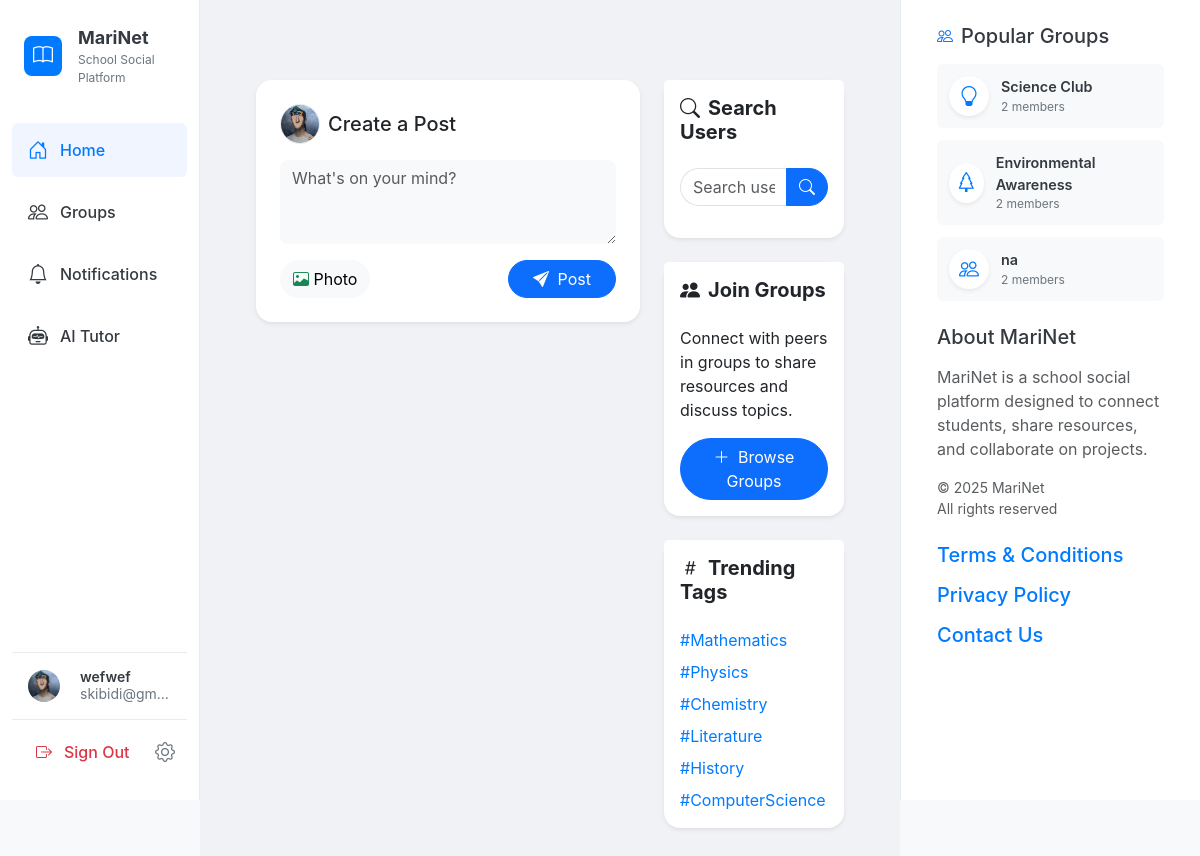
/feed (signed in), run on the app's committed database.
### app.py (models this page shows, shortened)
class User(db.Model, UserMixin):
    id = db.Column(db.String(36), primary_key=True, default=lambda: str(uuid.uuid4()))
    username = db.Column(db.String(80), unique=True, nullable=False)
    email = db.Column(db.String(120), unique=True, nullable=False)
    password = db.Column(db.String(200), nullable=False)
    avatar_url = db.Column(db.String(500), nullable=True, default='/static/default_avatar.jpg')
    bio = db.Column(db.Text, nullable=True)
    created_at = db.Column(db.DateTime, default=get_est_time)
    posts = db.relationship('Post', backref='user', lazy=True)
    group_posts = db.relationship('GroupPost', backref='user', lazy=True)
    groups = db.relationship('Group', secondary=group_members, backref=db.backref('members', lazy='dynamic'))

class Group(db.Model):
    id = db.Column(db.String(36), primary_key=True, default=lambda: str(uuid.uuid4()))
    name = db.Column(db.String(100), nullable=False)
    description = db.Column(db.Text, nullable=True)
    icon = db.Column(db.String(50), nullable=False, default='people')
    created_at = db.Column(db.DateTime, default=get_est_time)
    created_by = db.Column(db.String(36), db.ForeignKey('user.id'), nullable=False)
    posts = db.relationship('GroupPost', backref='group', lazy=True)
    @property
    def members_count(self):
        return self.members.count()

### routes.py (the view)
@app.route('/feed')
def feed():
    posts = Post.query.order_by(Post.created_at.desc()).all()
    return render_template('feed.html', posts=posts)

### templates/feed.html (shortened to what this page needs)
{% extends "base.html" %}
{% block content %}
<div class="container py-4">
    <div class="row g-4">
        <div class="col-lg-8">
            {% if current_user.is_authenticated %}
            <div class="card mb-4 border-0 rounded-4 shadow-sm">
                <div class="card-body p-4">
                    <div class="d-flex align-items-center mb-3">
                        <img src="{{ current_user.avatar_url }}" alt="{{ current_user.username }}" class="avatar me-2">
                        <h5 class="card-title mb-0">Create a Post</h5>
                    </div>
                    <form action="{{ url_for('create_post') }}" method="post" enctype="multipart/form-data">
                        <div class="mb-3">
                            <textarea class="form-control border-0 bg-light rounded-3" id="content" name="content" rows="3" placeholder="What's on your mind?"></textarea>
                        </div>
                        <div class="d-flex justify-content-between align-items-center">
                            <div class="post-options">
                                <label for="image" class="btn btn-light rounded-pill me-2">
                                    <i class="bi bi-image text-success"></i> Photo
                                </label>
                            </div>
                            <button type="submit" class="btn btn-primary rounded-pill px-4">
                                <i class="bi bi-send-fill me-1"></i> Post
                            </button>
                        </div>
                    </form>
                </div>
            </div>
            {% endif %}
        </div>
        <div class="col-lg-4">
            <div class="card mb-4 border-0 rounded-4 shadow-sm sticky-top" style="top: 1rem; z-index: 100;">
                <div class="card-header bg-white border-0 pt-3">
                    <h5 class="mb-0 fw-bold"><i class="bi bi-search me-2"></i>Search Users</h5>
                </div>
                <div class="card-body">
                    <div class="input-group">
                        <input type="text" class="form-control rounded-start-pill border-end-0" id="userSearch" placeholder="Search users...">
                        <button class="btn btn-primary rounded-end-pill" type="button" id="searchButton">
                            <i class="bi bi-search"></i>
                        </button>
                    </div>
                </div>
            </div>
            <div class="card mb-4 border-0 rounded-4 shadow-sm">
                <div class="card-header bg-white border-0 pt-3">
                    <h5 class="mb-0 fw-bold"><i class="bi bi-people-fill me-2"></i>Join Groups</h5>
                </div>
                <div class="card-body">
                    <p>Connect with peers in groups to share resources and discuss topics.</p>
                    <a href="{{ url_for('groups') }}" class="btn btn-primary rounded-pill">
                        <i class="bi bi-plus-lg me-1"></i> Browse Groups
                    </a>
                </div>
            </div>
            <div class="card border-0 rounded-4 shadow-sm">
                <div class="card-header bg-white border-0 pt-3">
                    <h5 class="mb-0 fw-bold"><i class="bi bi-hash me-2"></i>Trending Tags</h5>
                </div>
                <div class="card-body">
                    <div class="d-flex flex-wrap gap-2">
                        <a href="#" class="trending-tag" data-tag="Mathematics">#Mathematics</a>
                        <a href="#" class="trending-tag" data-tag="Physics">#Physics</a>
                        <a href="#" class="trending-tag" data-tag="Chemistry">#Chemistry</a>
                        <a href="#" class="trending-tag" data-tag="Literature">#Literature</a>
                        <a href="#" class="trending-tag" data-tag="History">#History</a>
                        <a href="#" class="trending-tag" data-tag="ComputerScience">#ComputerScience</a>
                    </div>
                </div>
            </div>
        </div>
    </div>
</div>
{% endblock %}

### templates/base.html (shortened to what this page needs)
<!DOCTYPE html>
<html lang="en">
<head>
    <link href="https://cdn.jsdelivr.net/npm/bootstrap@5.3.0-alpha1/dist/css/bootstrap.min.css" rel="stylesheet">
    <link rel="stylesheet" href="https://cdn.jsdelivr.net/npm/bootstrap-icons@1.8.0/font/bootstrap-icons.css">
    <link rel="stylesheet" href="{{ url_for('static', filename='css/style.css') }}">
</head>
<body>
    <div class="container-fluid">
        <div class="row">
            {% if current_user.is_authenticated %}
            <div class="col-md-3 col-lg-2 sidebar-container p-0">
                <div class="sidebar py-3">
                    <div class="app-brand mb-4 ps-4">
                        <a href="{{ url_for('index') }}" class="text-decoration-none d-flex align-items-center">
                            <div class="app-logo">
                                <i class="bi bi-book text-white"></i>
                            </div>
                            <div class="ms-3">
                                <div class="app-name">MariNet</div>
                                <div class="app-subtitle">School Social Platform</div>
                            </div>
                        </a>
                    </div>
                    <ul class="nav flex-column">
                        <li class="nav-item">
                            <a class="nav-link {% if request.path == url_for('feed') or request.path == url_for('index') %}active{% endif %}"
                               href="{{ url_for('feed') }}">
                                <i class="bi bi-house-door"></i>
                                <span>Home</span>
                            </a>
                        </li>
                        <li class="nav-item">
                            <a class="nav-link {% if '/groups' in request.path and not '/groups/' in request.path %}active{% endif %}"
                               href="{{ url_for('groups') }}">
                                <i class="bi bi-people"></i>
                                <span>Groups</span>
                            </a>
                        </li>
                        <li class="nav-item">
                            <a class="nav-link {% if request.path == url_for('notifications') %}active{% endif %}"
                               href="{{ url_for('notifications') }}">
                                <i class="bi bi-bell"></i>
                                <span>Notifications</span>
                            </a>
                        </li>
                        <li class="nav-item">
                            <a class="nav-link {% if request.path == url_for('ai_tutor') %}active{% endif %}"
                               href="{{ url_for('ai_tutor') }}">
                                <i class="bi bi-robot"></i>
                                <span>AI Tutor</span>
                            </a>
                        </li>
                    </ul>
                    <div class="profile-section mt-auto">
                        <a href="{{ url_for('profile', user_id=current_user.id) }}" class="user-profile-link">
                            <img src="{{ current_user.avatar_url }}" alt="{{ current_user.username }}" class="avatar-sm rounded-circle">
                            <div class="user-info">
                                <div class="username" title="{{ current_user.username }}">{{ current_user.username }}</div>
                                <div class="user-email" title="{{ current_user.email }}">{{ current_user.email }}</div>
                            </div>
                        </a>
                    </div>
                    <div class="logout-section">
                        <a href="{{ url_for('logout') }}" class="logout-link">
                            <i class="bi bi-box-arrow-right"></i>
                            <span>Sign Out</span>
                        </a>
                        <a href="{{ url_for('settings') }}" class="settings-link">
                            <i class="bi bi-gear"></i>
                        </a>
                    </div>
                </div>
            </div>
            {% endif %}
            <div class="col-md-{% if current_user.is_authenticated %}6{% else %}12{% endif %} col-lg-{% if current_user.is_authenticated %}7{% else %}12{% endif %} main-content">
                {% block content %}{% endblock %}
            </div>
            {% if current_user.is_authenticated %}
            <div class="col-md-3 col-lg-3 right-sidebar-container">
                <div class="right-sidebar p-4">
                    <div class="popular-groups mb-4">
                        <div class="section-header d-flex align-items-center mb-3">
                            <i class="bi bi-people text-primary me-2"></i>
                            <h5 class="mb-0">Popular Groups</h5>
                        </div>
                        <div class="group-list">
                            {% for group in get_popular_groups() %}
                                <a href="{{ url_for('groups', group_id=group.id) }}" class="group-item">
                                    <div class="group-icon">
                                        <i class="bi bi-{{ group.icon }}"></i>
                                    </div>
                                    <div class="group-info">
                                        <div class="group-name">{{ group.name }}</div>
                                        <div class="group-members">{{ group.members_count }} member{{ 's' if group.members_count != 1 else '' }}</div>
                                    </div>
                                </a>
                            {% else %}
                                <div class="text-muted small">No groups available</div>
                            {% endfor %}
                        </div>
                    </div>
                    <div class="about-section">
                        <h5 class="mb-3">About MariNet</h5>
                        <p class="text-muted">MariNet is a school social platform designed to connect students, share resources, and collaborate on projects.</p>
                        <p class="text-muted small mb-0">© 2025 MariNet<br>All rights reserved</p>
                    </div>
                    <div class="terms mt-4">
                        <h5 class="mb-3"><a href="{{ url_for('terms') }}">Terms & Conditions</a></h5>
                        <h5 class="mb-3"><a href="{{ url_for('privacy') }}">Privacy Policy</a></h5>
                        <h5 class="mb-3"><a href="{{ url_for('contact') }}">Contact Us</a></h5>
                    </div>
                </div>
            </div>
            {% endif %}
        </div>
    </div>
</body>
</html>

### data on the page
User: avatar_url (placeholder picture), username "wefwef", email "skibidi@gm…"
Group: name "Science Club", members_count "2", members_count "s"
Group: name "Environmental Awareness", members_count "2", members_count "s"
Group: name "na", members_count "2", members_count "s"
